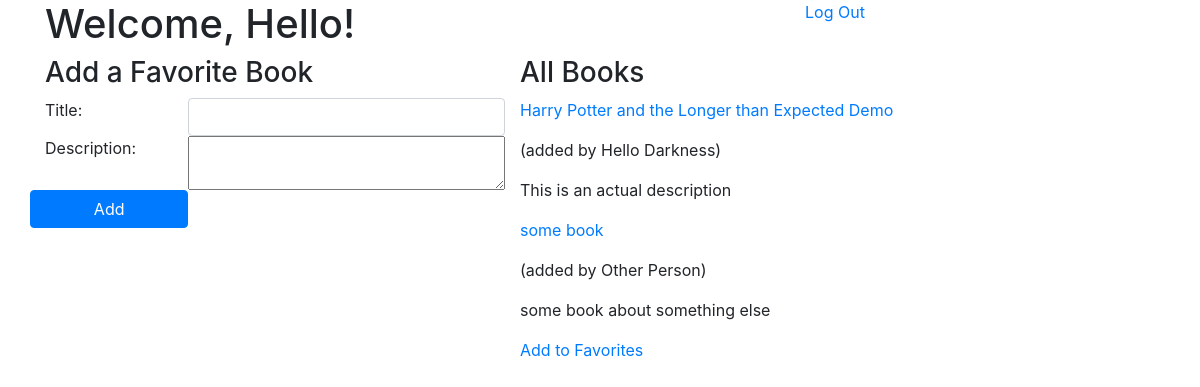
/books (signed in), run on the app's committed database.
### LogRegApp/models.py (models this page shows)
class User(models.Model):
    f_name = models.CharField(max_length=35)
    l_name = models.CharField(max_length=35)
    email = models.CharField(max_length=75)
    password = models.CharField(max_length=75)
    created_at = models.DateTimeField(auto_now_add=True)
    updated_at = models.DateTimeField(auto_now=True)
    objects = UserManager()

class Book(models.Model):
    title = models.CharField(max_length=100)
    description = models.CharField(max_length=255)
    posted_by = models.ForeignKey(
        User, related_name="books_posted", on_delete=models.CASCADE)
    liked_by = models.ManyToManyField(User, related_name="books_liked")
    created_at = models.DateTimeField(auto_now_add=True)
    updated_at = models.DateTimeField(auto_now=True)
    objects = BookManager()

### LogRegApp/views.py (the view)
# urls.py: path('books', views.all_books),
def all_books(request):
    if 'user_id' not in request.session:
        return redirect('/')
    context = {
        'logged_user': User.objects.get(id=request.session['user_id']),
        'all_books': Book.objects.all()
    }
    return render(request, 'books.html', context)

### LogRegApp/templates/books.html (shortened to what this page needs)
<!DOCTYPE html>
<html lang="en">
<head>
    <link rel="stylesheet" href="https://stackpath.bootstrapcdn.com/bootstrap/4.4.1/css/bootstrap.min.css"
>
</head>
<body>
    <div class="container">
        <div class="row">
            <div class="col-sm-8 h1">Welcome, {{logged_user.f_name}}!</div>
            <div class="col-sm-4">
                <a href="/logout">Log Out</a>
            </div>
        </div>
        <div class="row">
            <div class="col-sm-5">
                <h3>Add a Favorite Book</h3>
                <form action="/books/create" method="POST">
                    <div class="row">
                        <label for="title" class="col-sm-4">Title:</label>
                        <input type="text" name="title" class="col-sm-8 form-control">
                    </div>
                    <div class="row">
                        <label for="description" class="col-sm-4">Description: </label>
                        <textarea name="description" class="col-sm-8" rows="2"></textarea>
                    </div>
                    <div class="row">
                        <input type="submit" value="Add" class="btn btn-primary col-sm-4">
                    </div>
                </form>
            </div>
            <div class="col-sm-7">
                <h3>All Books</h3>
                {% for book in all_books %}
                <p>
                    <a href="/books/{{book.id}}">
                        {{book.title}}
                    </a>
                </p>
                <p>(added by {{book.posted_by.f_name}} {{book.posted_by.l_name}})</p>
                <p>{{book.description}}</p>
                {% if logged_user not in book.liked_by.all %}
                <a href="/books/{{book.id}}/favorite">Add to Favorites</a>
                {% endif %}
                {% endfor %}
            </div>
        </div>
    </div>
</body>
</html>

### data on the page
User: f_name "Hello"
Book: title "Harry Potter and the Longer than Expected Demo", posted_by.f_name "Hello", posted_by.l_name "Darkness", description "This is an actual description"
Book: title "some book", posted_by.f_name "Other", posted_by.l_name "Person", description "some book about something else"
